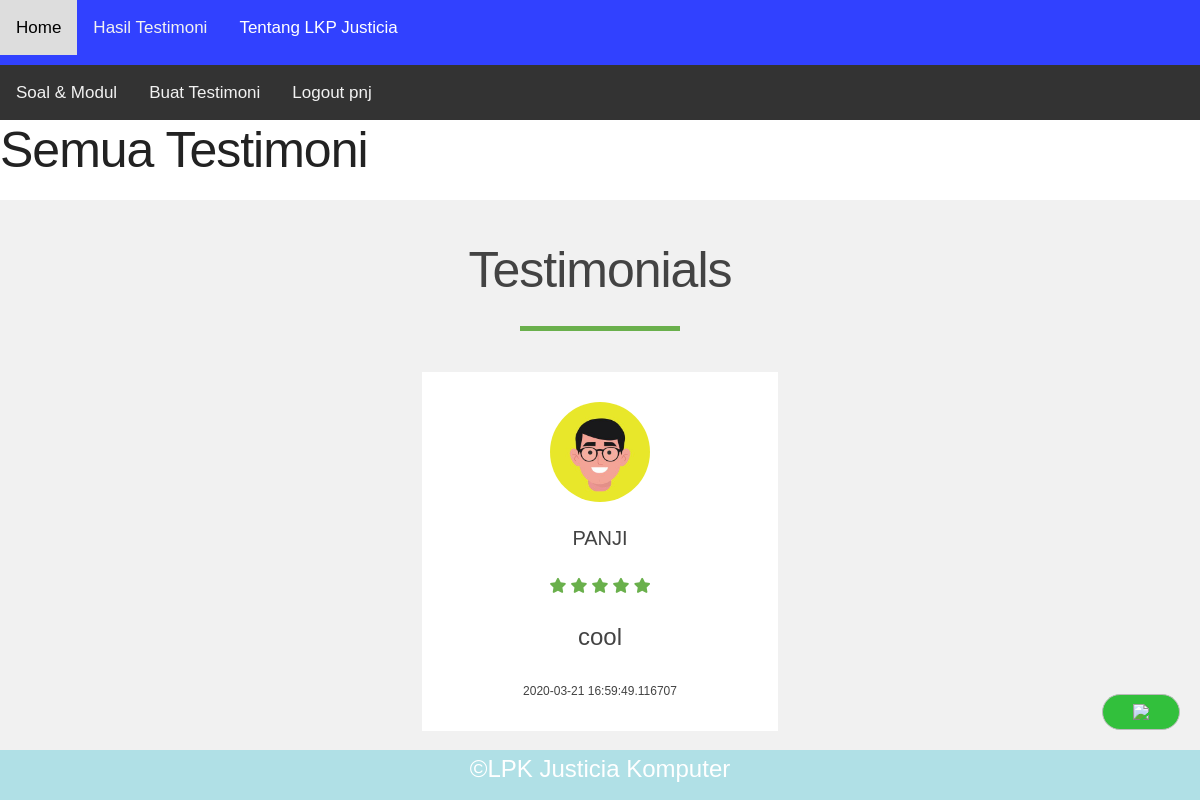
Page /hasiltesti (signed in) on the committed database.
### config.py (models this page shows, shortened)
class User(UserMixin, db.Model):
    __tablename__ = 'users'
    id = db.Column(db.Integer, primary_key=True)
    username = db.Column(db.String(255), unique=True, index=True)
    email = db.Column(db.String(64), unique=True, index=True)
    alamat = db.Column(db.String(60))
    password_hash = db.Column(db.String(128))
    @property
    def password(self):
        raise AttributeError('password is not a readable attribute')

class BlogPost(db.Model):
    id = db.Column(db.Integer, primary_key=True)
    nama = db.Column(db.String(100), nullable=False)
    content = db.Column(db.Text, nullable=False)
    author = db.Column(db.String(30), nullable=False, default='N/A')
    date_posted = db.Column(db.DateTime, nullable=False, default=datetime.utcnow)

### app.py (the view)
@app.route('/hasiltesti', methods=['GET', 'POST'])
def hasiltesti():
    nama = request.form.get('nama')
    content = request.form.get('content')
    all_posts = BlogPost.query.order_by(BlogPost.date_posted).all()
    return render_template('hasiltesti.html', posts=all_posts)

### app.py (called while the page is built)
@login_manager.user_loader
def load_user(user_id):
    return User.query.get(int(user_id))

### templates/hasiltesti.html (shortened to what this page needs)
{% extends 'base.html' %}
{% block body %}
<h1> Semua Testimoni</h1>
  {% for post in posts %}
  <div class="testimonials">
      <div class="inner">
        <h1>Testimonials</h1>
        <div class="border"></div>
        <div class="row">
          <div class="col">
            <div class="testimonial">
              <img src="static/foto/testi.jpg" alt="">
              <div class="name">{{ post.nama }}</div>
              <div class="stars">
                <i class="fas fa-star"></i>
                <i class="fas fa-star"></i>
                <i class="fas fa-star"></i>
                <i class="fas fa-star"></i>
                <i class="fas fa-star"></i>
              </div>
              <p>
                {{ post.content }}<br>
              </p>
                <small>{{ post.date_posted }}</small>
            </div>
          </div>
        </div>
      </div>
    </div>
    {% endfor %}
{% endblock %}

### templates/base.html (shortened to what this page needs)
<html>
  <head>
    <link rel="stylesheet" type="text/css" href="{{url_for('static', filename='main.css')}}">
    <link rel="stylesheet" href="https://cdnjs.cloudflare.com/ajax/libs/font-awesome/4.7.0/css/font-awesome.min.css">
      <link rel="stylesheet" href="https://use.fontawesome.com/releases/v5.5.0/css/all.css">
  </head>
    <body>
      <div class="topnav" id="myTopnav">
          <a href="{{ url_for('index') }}">Home</a>
          <div class="menu-malasngoding">
          <li class="dropdown"><a href="#">Tentang LKP Justicia</a>
			</li>
          <a href="{{ url_for('hasiltesti') }}">Hasil Testimoni</a>
          {% if current_user.is_authenticated %}
            <div class="dropdown"><a href="#">Soal & Modul</a>
            </div>
          <a href="{{ url_for('pagetestimoni') }}">Buat Testimoni</a>
          <a href="{{ url_for('logout') }}">Logout {{current_user.username}}</a>
          {% else %}
          <a href="{{ url_for('login') }}">Login</a>
          {% endif %}
      </div>
        </div>
      {% block body %}
      {% endblock %}
      <div style="position:fixed;right:20px;bottom:60px;">
      <a href="https://api.whatsapp.com/send?phone=+6285799591597&text=Hallo LKP Justicia">
      <button style="background:#32C03C;vertical-align:center;height:36px;border-radius:50px">
      <img src="https://web.whatsapp.com/img/favicon/1x/favicon.png"> </button></a>
      </div>
    {% block footer %}
        <div class="footer">
  <p>&copy;LPK Justicia Komputer</p>
</div>
    {% endblock %}
    </body>
</html>

### static/main.css (style rules this page uses)
body { margin: 0; font-family: Arial, Helvetica, sans-serif; margin: 0; padding: 0; background-image: #90caf9 ; background-size: cover; background-position: center; background-repeat: no-repeat; background-attachment: fixed; font-family: sans-serif; }
p { font-size: 18pt; font-family: Arial; }
.topnav { overflow: hidden; background-color: #333; }
.topnav a { float: left; display: block; color: #f2f2f2; text-align: center; padding: 14px 16px; text-decoration: none; font-size: 17px; }
a { background-color: transparent; }
h1 { font-size: 2em; margin: 0.67em 0; }
small { font-size: 80%; }
img { border: 0; }
button, input, optgroup, select, textarea { color: inherit; font: inherit; margin: 0; }
button { overflow: visible; }
button, select { text-transform: none; }
button, html input[type="button"], input[type="reset"], input[type="submit"] { -webkit-appearance: button; cursor: pointer; }
html { font-size: 62.5%; }
body { font-size: 1.5em; line-height: 1.6; font-weight: 400; font-family: "Raleway", "HelveticaNeue", "Helvetica Neue", Helvetica, Arial, sans-serif; color: #222; }
h1, h2, h3, h4, h5, h6 { margin-top: 0; margin-bottom: 2rem; font-weight: 300; }
h1 { font-size: 4.0rem; line-height: 1.2; letter-spacing: -.1rem; }
@media (min-width: 550px) { h1 { font-size: 5.0rem; } }
p { margin-top: 0; }
a { color: #1EAEDB; }
.button, button, input[type="submit"], input[type="reset"], input[type="button"] { display: inline-block; height: 38px; padding: 0 30px; color: #555; text-align: center; font-size: 11px; font-weight: 600; line-height: 38px; letter-spacing: .1rem; text-transform: uppercase; text-decoration: none; white-space: nowrap; background-color: transparent; border-radius: 4px; border: 1px solid #bbb; cursor: pointer; box-sizing: border-box; }
li { margin-bottom: 1rem; }
button, .button { margin-bottom: 1rem; }
pre, blockquote, dl, figure, table, p, ul, ol, form { margin-bottom: 2.5rem; }
.container:after, .row:after, .u-cf { content: ""; display: table; clear: both; }
.menu-malasngoding { background-color: #3141ff; }
.menu-malasngoding li a { display: inline-block; color: white; text-align: center; padding: 14px 16px; text-decoration: none; }
li.dropdown { display: inline-block; }
.testimonials { padding: 40px 0; background: #f1f1f1; color: #434343; text-align: center; }
.inner { max-width: 1200px; margin: auto; overflow: hidden; padding: 0 20px; }
.border { width: 160px; height: 5px; background: #6ab04c; margin: 26px auto; }
.row { display: flex; flex-wrap: wrap; justify-content: center; }
.col { flex: 33.33%; max-width: 33.33%; box-sizing: border-box; padding: 15px; }
.testimonial { background: #fff; padding: 30px; }
.testimonial img { width: 100px; height: 100px; border-radius: 50%; }
.name { font-size: 20px; text-transform: uppercase; margin: 20px 0; }
.stars { color: #6ab04c; margin-bottom: 20px; }
.footer { position: fixed; left: 0; bottom: 0; height:50px; width: 100%; background-color: powderblue; color: white; text-align: center; }
* { margin: 0; padding: 0; list-style: none; text-decoration: none; }
* { box-sizing: border-box }
body { font-family: Verdana, sans-serif; margin:0 }
html { box-sizing: border-box; }
*, *:before, *:after { box-sizing: inherit; }
.container::after, .row::after { content: ""; clear: both; display: table; }

### rows in the picture
User: username "pnj"
BlogPost: nama "PANJI", content "cool", date_posted "2020-03-21 16:59:49.116707"
